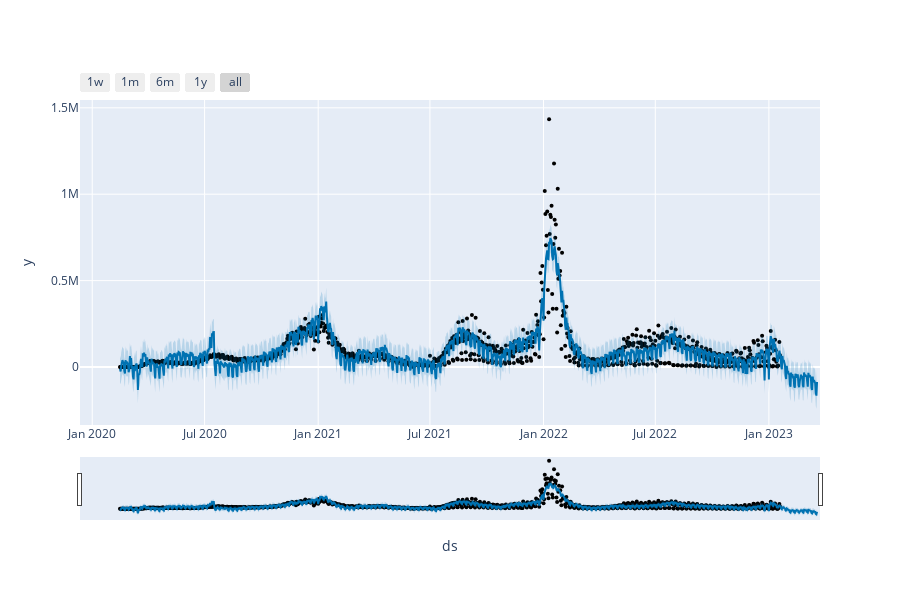
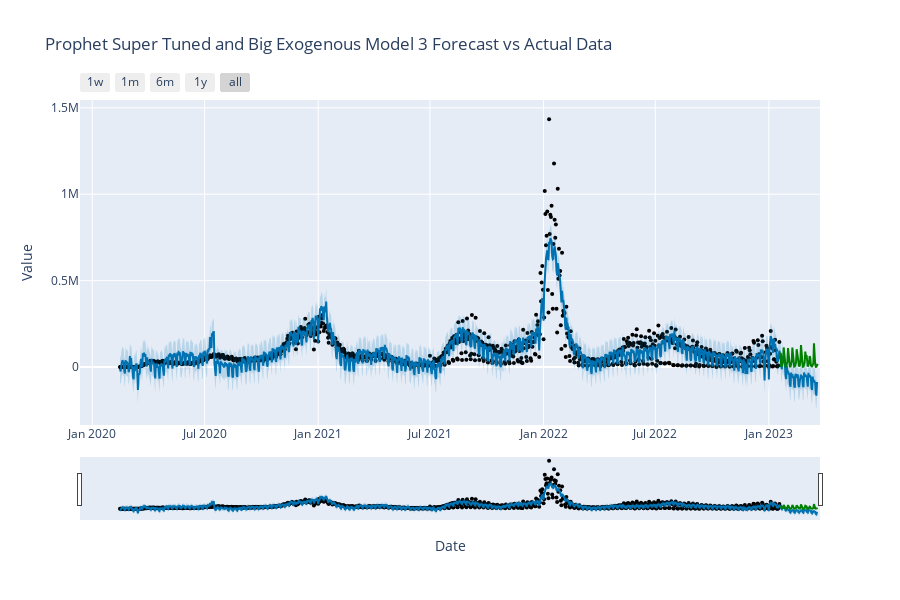

Notebook source saved alongside these figures, in order:
### Code cell
forecast_df = forecast_df_complete(model3, y_train, y_test, big_ready)

# Generate the Prophet forecast plot
fig = plot_plotly(model3, forecast_df)
fig.show();

# Add the test actual data points
fig.add_trace(go.Scatter(
    x=y_test.ds, 
    y=y_test.y, 
    mode='lines', 
    name='Historical Predictions', 
    line=dict(color='green')
))

# Add titles and labels
fig.update_layout(
    title=f"{title} Forecast vs Actual Data",
    xaxis_title="Date",
    yaxis_title="Value",
    legend_title="Legend"
)

# Display the plot
fig.show();

fig = model3.plot_components(forecast_df)
fig.suptitle('Seasonal Component Breakdown of Forecasted COVID-19 Cases', y=1.05, fontsize=16)
fig.show();

# Using the function on the sample dataframe
in_sample_eval_holder[f'{title} Prophet Model'] = residual_plotter(forecast_df.dropna(subset='y_train'), yhat_col='yhat', original_col='y_train')



df_cv = cross_validation(
    model3, 
    initial=f"366 days", 
    period=f"{cutoff_period_prediction} days", 
    horizon=f"{cutoff_period_prediction} days",
    parallel="processes")

val_eval_holder[f'{title} Prophet Model'] = pd.to_numeric(performance_metrics(df_cv).mean().drop(index='horizon'))

plot_cross_validation_metric(df_cv, metric='rmse')

plt.title(f'RMSE for COVID-19 Forecasting using {title} Prophet Model');



out_of_sample_eval_holder[f'{title} Prophet Model'] = residual_plotter(forecast_df.dropna(subset='y_test'), yhat_col='yhat', original_col='y_test')


# with open('serialized_model.json', 'w') as fout:
#     fout.write(model_to_json(model3))  # Save model3

# with open('serialized_model.json', 'r') as fin:
#     model3 = model_from_json(fin.read())  # Load model3

### Figure 1 — Plotly figure (JSON) as saved in the notebook; plotly's stock layout.template omitted (floating-point values rounded to 4 significant figures; data arrays with more than 128 entries replaced by an {"elided": "..."} marker saying what was removed)
{"data": [{"marker": {"color": "black", "size": 4}, "mode": "markers", "name": "Actual", "type": "scatter", "x": {"elided": "1070 str values"}, "y": {"elided": "1070 int values"}}, {"hoverinfo": "skip", "line": {"width": 0}, "mode": "lines", "type": "scatter", "x": {"elided": "1130 str values"}, "y": {"elided": "1130 float values"}}, {"fill": "tonexty", "fillcolor": "rgba(0, 114, 178, 0.2)", "line": {"color": "#0072B2", "width": 2}, "mode": "lines", "name": "Predicted", "type": "scatter", "x": {"elided": "1130 str values"}, "y": {"elided": "1130 float values"}}, {"fill": "tonexty", "fillcolor": "rgba(0, 114, 178, 0.2)", "hoverinfo": "skip", "line": {"width": 0}, "mode": "lines", "type": "scatter", "x": {"elided": "1130 str values"}, "y": {"elided": "1130 float values"}}], "layout": {"height": 600, "showlegend": false, "width": 900, "xaxis": {"rangeselector": {"buttons": [{"count": 7, "label": "1w", "step": "day", "stepmode": "backward"}, {"count": 1, "label": "1m", "step": "month", "stepmode": "backward"}, {"count": 6, "label": "6m", "step": "month", "stepmode": "backward"}, {"count": 1, "label": "1y", "step": "year", "stepmode": "backward"}, {"step": "all"}]}, "rangeslider": {"visible": true}, "title": {"text": "ds"}, "type": "date"}, "yaxis": {"title": {"text": "y"}}}}

### Figure 2 — Plotly figure (JSON) as saved in the notebook; plotly's stock layout.template omitted (floating-point values rounded to 4 significant figures; data arrays with more than 128 entries replaced by an {"elided": "..."} marker saying what was removed)
{"data": [{"marker": {"color": "black", "size": 4}, "mode": "markers", "name": "Actual", "type": "scatter", "x": {"elided": "1070 str values"}, "y": {"elided": "1070 int values"}}, {"hoverinfo": "skip", "line": {"width": 0}, "mode": "lines", "type": "scatter", "x": {"elided": "1130 str values"}, "y": {"elided": "1130 float values"}}, {"fill": "tonexty", "fillcolor": "rgba(0, 114, 178, 0.2)", "line": {"color": "#0072B2", "width": 2}, "mode": "lines", "name": "Predicted", "type": "scatter", "x": {"elided": "1130 str values"}, "y": {"elided": "1130 float values"}}, {"fill": "tonexty", "fillcolor": "rgba(0, 114, 178, 0.2)", "hoverinfo": "skip", "line": {"width": 0}, "mode": "lines", "type": "scatter", "x": {"elided": "1130 str values"}, "y": {"elided": "1130 float values"}}, {"line": {"color": "green"}, "mode": "lines", "name": "Historical Predictions", "type": "scatter", "x": ["2023-01-20T00:00:00", "2023-01-21T00:00:00", "2023-01-22T00:00:00", "2023-01-23T00:00:00", "2023-01-24T00:00:00", "2023-01-25T00:00:00", "2023-01-26T00:00:00", "2023-01-27T00:00:00", "2023-01-28T00:00:00", "2023-01-29T00:00:00", "2023-01-30T00:00:00", "2023-01-31T00:00:00", "2023-02-01T00:00:00", "2023-02-02T00:00:00", "2023-02-03T00:00:00", "2023-02-04T00:00:00", "2023-02-05T00:00:00", "2023-02-06T00:00:00", "2023-02-07T00:00:00", "2023-02-08T00:00:00", "2023-02-09T00:00:00", "2023-02-10T00:00:00", "2023-02-11T00:00:00", "2023-02-12T00:00:00", "2023-02-13T00:00:00", "2023-02-14T00:00:00", "2023-02-15T00:00:00", "2023-02-16T00:00:00", "2023-02-17T00:00:00", "2023-02-18T00:00:00", "2023-02-19T00:00:00", "2023-02-20T00:00:00", "2023-02-21T00:00:00", "2023-02-22T00:00:00", "2023-02-23T00:00:00", "2023-02-24T00:00:00", "2023-02-25T00:00:00", "2023-02-26T00:00:00", "2023-02-27T00:00:00", "2023-02-28T00:00:00", "2023-03-01T00:00:00", "2023-03-02T00:00:00", "2023-03-03T00:00:00", "2023-03-04T00:00:00", "2023-03-05T00:00:00", "2023-03-06T00:00:00", "2023-03-07T00:00:00", "2023-03-08T00:00:00", "2023-03-09T00:00:00", "2023-03-10T00:00:00", "2023-03-11T00:00:00", "2023-03-12T00:00:00", "2023-03-13T00:00:00", "2023-03-14T00:00:00", "2023-03-15T00:00:00", "2023-03-16T00:00:00", "2023-03-17T00:00:00", "2023-03-18T00:00:00", "2023-03-19T00:00:00", "2023-03-20T00:00:00", "2023-03-21T00:00:00"], "y": [82833, 2473, 4953, 32412, 31773, 113283, 78852, 14171, 2200, 4424, 30449, 31067, 109666, 67603, 64375, 2896, 2718, 24780, 31892, 112192, 68999, 14142, 1902, 3127, 24468, 27526, 102914, 70512, 46091, 4071, 2807, 8447, 29117, 127499, 64478, 11171, 1527, 2318, 18147, 28351, 89261, 62111, 69509, 1671, 1567, 14774, 23808, 63372, 55547, 10161, 1489, 1005, 13115, 20174, 137629, 54460, 18756, 1175, 1424, 9787, 18373]}], "layout": {"height": 600, "legend": {"title": {"text": "Legend"}}, "showlegend": false, "title": {"text": "Prophet Super Tuned and Big Exogenous Model 3 Forecast vs Actual Data"}, "width": 900, "xaxis": {"rangeselector": {"buttons": [{"count": 7, "label": "1w", "step": "day", "stepmode": "backward"}, {"count": 1, "label": "1m", "step": "month", "stepmode": "backward"}, {"count": 6, "label": "6m", "step": "month", "stepmode": "backward"}, {"count": 1, "label": "1y", "step": "year", "stepmode": "backward"}, {"step": "all"}]}, "rangeslider": {"visible": true}, "title": {"text": "Date"}, "type": "date"}, "yaxis": {"title": {"text": "Value"}}}}
